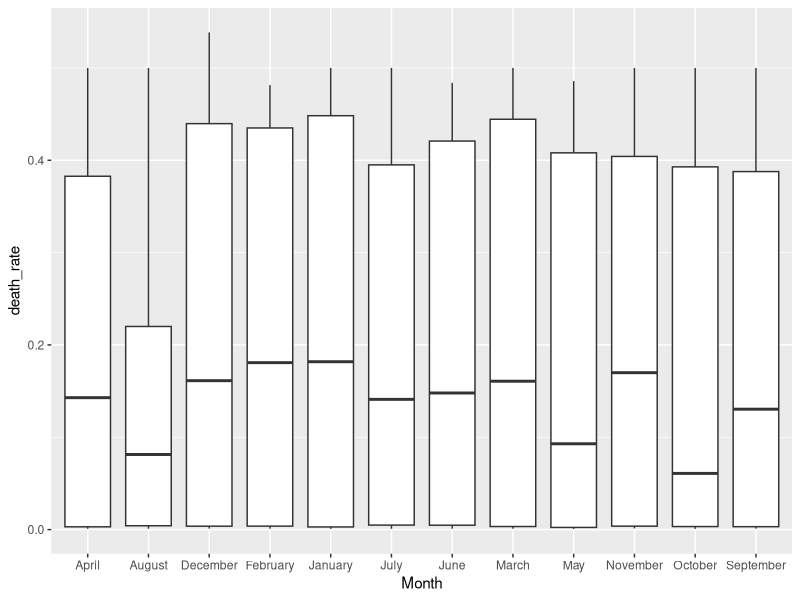
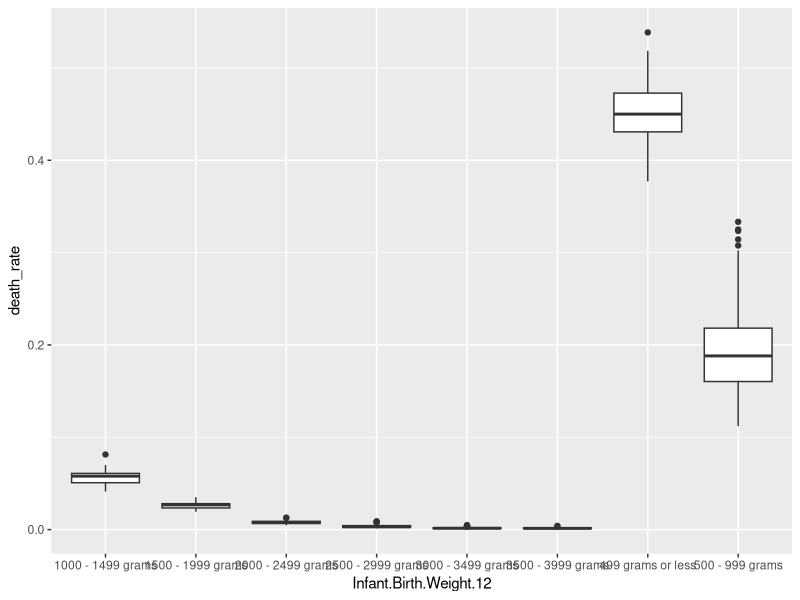
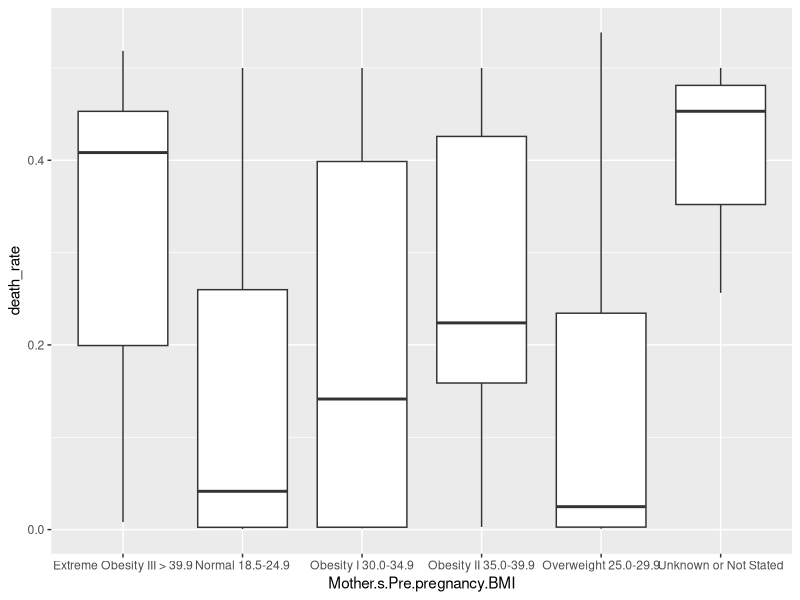
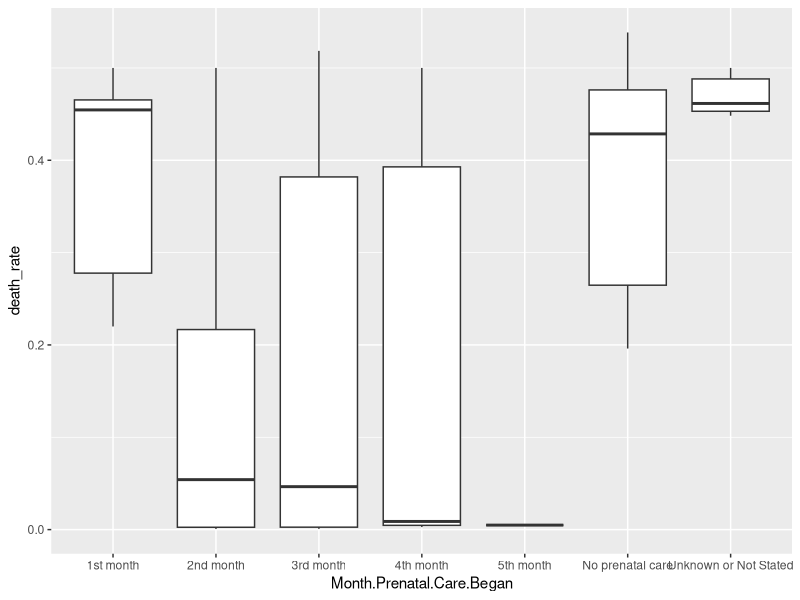

Write the R code that produced these figures, in order.
## ---- chunk 1
#| warning: false
#| echo: false
library(tidyverse)

birth_data <- read.csv("Linked Birth  Infant Death Records, 2017-2023 Expanded.csv") |>
  filter(!is.na(Infant.Birth.Weight.12.Code)) |>
  mutate(
   death_rate = (Deaths / (Deaths + Births)))
## ---- chunk 2
m1 <- lm(death_rate ~ Month + Infant.Birth.Weight.12 + 
           Mother.s.Pre.pregnancy.BMI + Month.Prenatal.Care.Began, 
         data = birth_data)

summary(m1)
## ---- chunk 3
library(ggplot2)
ggplot(data = birth_data, 
       aes(x = Month, y = death_rate)) +
geom_boxplot()
## ---- chunk 4
ggplot(data = birth_data, 
       aes(x = Infant.Birth.Weight.12, y = death_rate)) +
geom_boxplot()
## ---- chunk 5
ggplot(data = birth_data, 
       aes(x = Mother.s.Pre.pregnancy.BMI, y = death_rate)) +
geom_boxplot()
## ---- chunk 6
ggplot(data = birth_data, 
       aes(x = Month.Prenatal.Care.Began, y = death_rate)) +
geom_boxplot()
